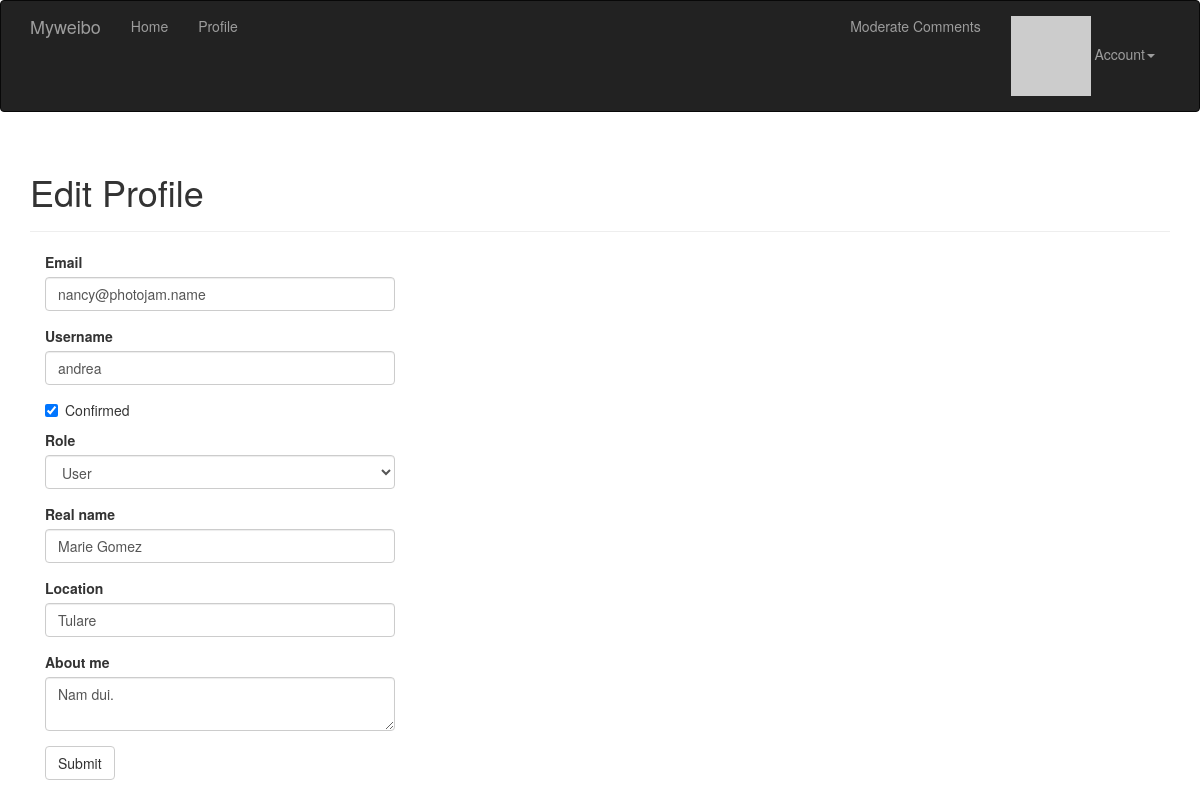
Screenshot of /edit-profile/13 (signed in) with the database file from the repository.
### app/models.py (models this page shows, shortened)
class User(UserMixin, db.Model):
    __tablename__ = 'users'
    id = db.Column(db.Integer, primary_key=True)
    email = db.Column(db.String(64), unique=True, index=True)
    username = db.Column(db.String(64), unique=True, index=True)
    role_id = db.Column(db.Integer, db.ForeignKey('roles.id'))
    password_hash = db.Column(db.String(128))
    confirmed = db.Column(db.Boolean, default=False)
    name = db.Column(db.String(64))
    location = db.Column(db.String(64))
    about_me = db.Column(db.Text())
    member_since = db.Column(db.DateTime(), default=datetime.utcnow)
    last_seen = db.Column(db.DateTime(), default=datetime.utcnow)
    avatar_hash = db.Column(db.String(32))
    posts = db.relationship('Post', backref='author', lazy='dynamic')
    followed = db.relationship('Follow',
                               foreign_keys=[Follow.follower_id],
                               backref=db.backref('follower', lazy='joined'),
                               lazy='dynamic',
                               cascade='all, delete-orphan')
    followers = db.relationship('Follow',
                                foreign_keys=[Follow.followed_id],
                                backref=db.backref('followed', lazy='joined'),
                                lazy='dynamic',
                                cascade='all, delete-orphan')
    comments = db.relationship('Comment', backref='author', lazy='dynamic')
    @property
    def password(self):
        raise AttributeError('password is not a readable attribute')
    def can(self, permissions):
        return self.role is not None and (self.role.permissions & permissions) == permissions
    def ping(self):
        self.last_seen = datetime.utcnow()
        db.session.add(self)
    def gravatar(self, size=100, default='identicon', rating='g'):
        url = 'http://secure.gravatar.com/avatar'
        hash = self.avatar_hash or hashlib.md5(self.email.encode('utf-8')).hexdigest()
        return '{url}/{hash}?s={size}&d={default}&r={rating}'.format(url=url, hash=hash,
                                                                     size=size, default=default,
                                                                     rating=rating)

### app/main/views.py (the view, shortened to what this page needs)
@main.route('/edit-profile/<int:id>', methods=['GET', 'POST'])
@login_required
@admin_required
def edit_profile_admin(id):
    user = User.query.get_or_404(id)
    form = EditProfileAdminForm(user=user)
    form.email.data = user.email
    form.username.data = user.username
    form.confirmed.data = user.confirmed
    form.role.data = user.role.id
    form.name.data = user.name
    form.location.data = user.location
    form.about_me.data = user.about_me
    return render_template('edit_profile.html', form=form, user=user)

### app/main/form.py (shortened to what this page needs)
class EditProfileAdminForm(Form):
    email = StringField('Email', validators=[Required(), Length(1, 64),
                                             Email()])
    username = StringField('Username', validators=[
        Required(), Length(1, 64), Regexp('^[[A-Za-z][A-Za-z0-9_.]*$', 0,
                                          'Username must have only letters,'
                                          'numbers, dots or underscores')])
    confirmed = BooleanField('Confirmed')
    role = SelectField('Role', coerce=int)
    name = StringField('Real name', validators=[Length(0, 64)])
    location = StringField('Location', validators=[Length(0, 64)])
    about_me = TextAreaField('About me')
    submit = SubmitField('Submit')
    def __init__(self, user, *args, **kwargs):
        super(EditProfileAdminForm, self).__init__(*args, **kwargs)
        self.role.choices = [(role.id, role.name)
                             for role in Role.query.order_by(Role.name).all()]
        self.user = user

### app/auth/views.py (called while the page is built)
@auth.before_app_request
def before_request():
    if current_user.is_authenticated:
        current_user.ping()
        if not current_user.confirmed and request.endpoint[:5] != 'auth.' and request.endpoint != 'static':
            return redirect(url_for('auth.unconfirmed'))

@auth.before_app_request
def before_request():
    if current_user.is_authenticated and not current_user.confirmed \
            and request.endpoint[:5] != 'auth.' and request.endpoint != 'static':
        return redirect(url_for('auth.unconfirmed'))

### app/main/__init__.py (called while the page is built)
@main.app_context_processor
def inject_permissions():
    return dict(Permission=Permission)

### app/models.py (called while the page is built)
@login_manager.user_loader
def load_user(user_id):
    return User.query.get(int(user_id))

### app/templates/edit_profile.html (shortened to what this page needs)
{% extends "base.html" %}
{% import "bootstrap/wtf.html" as wtf %}
{% block page_content %}
<div class="page-header">
    <h1>Edit Profile</h1>
</div>
<div class="col-md-4">
{{ wtf.quick_form(form) }}
</div>
{% endblock %}

### rows the page displays
User: email "nancy@photojam.name", username "andrea", confirmed "☑", role "User", name "Marie Gomez", location "Tulare", about_me "Nam dui."
